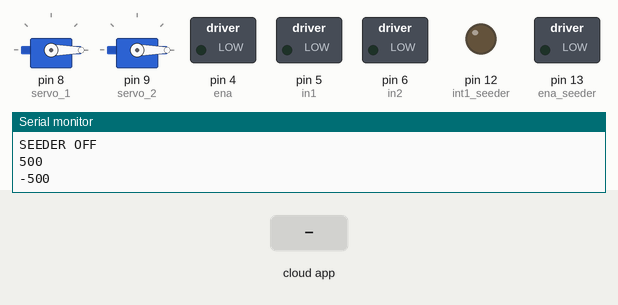
Bench run of a sketch on a simulated Arduino Uno, built with avr-gcc and run on an emulated ATmega328P. Parts: 2 × servo, switched loads named in the sketch (green lamp = pin HIGH), output pins drawn as LEDs (lit = HIGH), the last lines printed to the serial monitor. The test bench sets the inputs (shaded band). The RemoteXY app is connected.

Above: at 1.2 s.
1.3 s: the phone or cloud app sets joystick_1_y to -100
At 2.4 s:
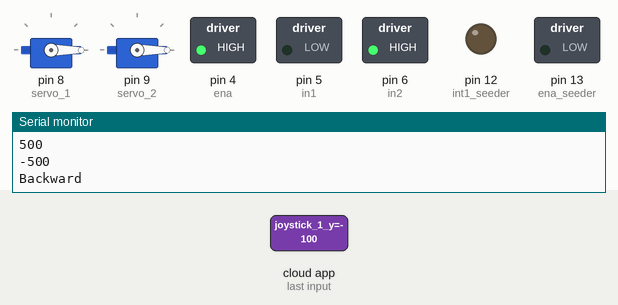
2.8 s: the phone or cloud app sets slider_1 to 25
At 3.9 s:
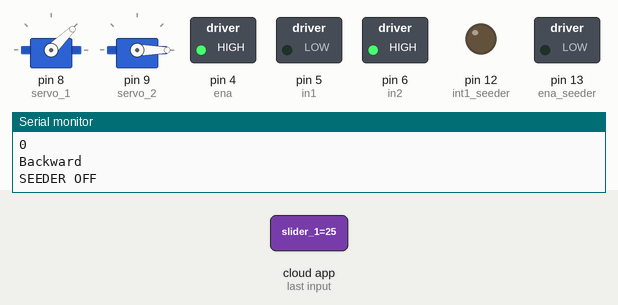
4.3 s: the phone or cloud app sets joystick_1_x to -100
At 5.2 s:
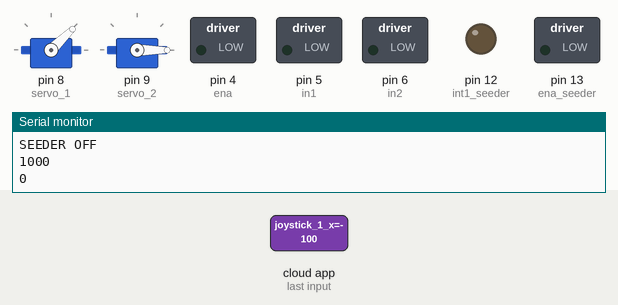
5.8 s: the phone or cloud app sets slider_1 to 50
At 7.0 s:
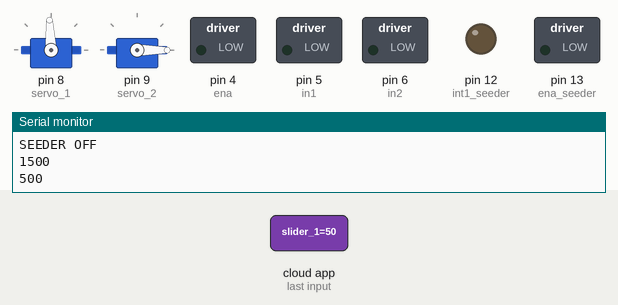
7.3 s: the phone or cloud app sets pushSwitch_1 to 1
At 8.0 s:
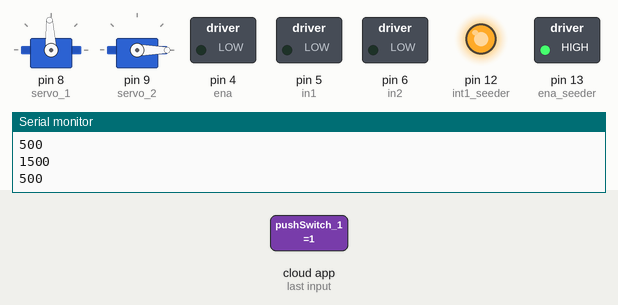
8.8 s: the phone or cloud app sets joystick_1_x to 0
At 10.2 s:
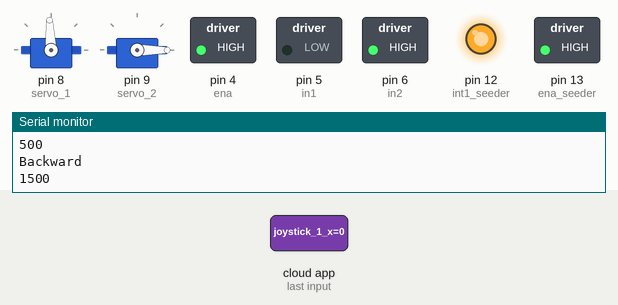
Timing chart, 0 to 11.3 s (numbered marks = the images above; inputs shaded):
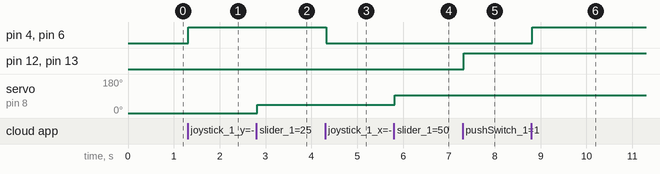

The sketch:

seed_bot_code.ino
```cpp
// (licence header left out)
//////////////////////////////////////////////
//        RemoteXY include library          //
//////////////////////////////////////////////

// you can enable debug logging to Serial at 115200
//#define REMOTEXY__DEBUGLOG

// RemoteXY select connection mode and include library
#define REMOTEXY_MODE__SOFTSERIAL
#include <SoftwareSerial.h>

#include <RemoteXY.h>

// RemoteXY connection settings
#define REMOTEXY_SERIAL_RX 2
#define REMOTEXY_SERIAL_TX 3
#define REMOTEXY_SERIAL_SPEED 9600


// RemoteXY configurate
#pragma pack(push, 1)
uint8_t RemoteXY_CONF[] =   // 62 bytes
  { 255,5,0,1,0,55,0,16,106,0,5,2,51,11,39,39,2,26,31,4,
  0,6,13,9,40,2,26,70,16,39,3,12,12,26,37,0,10,48,25,39,
  15,15,4,26,31,79,78,0,31,79,70,70,0,1,0,25,19,15,15,2,
  31,0};

// this structure defines all the variables and events of your control interface
struct {

    // input variables
  int8_t joystick_1_x; // from -100 to 100
  int8_t joystick_1_y; // from -100 to 100
  int8_t slider_1; // =0..100 slider position
  uint8_t pushSwitch_1; // =1 if state is ON, else =0
  uint8_t button_1; // =1 if button pressed, else =0

  // output variables
  uint8_t led_1; // led state 0 .. 1

    // other variable
  uint8_t connect_flag;  // =1 if wire connected, else =0

} RemoteXY;
#pragma pack(pop)

/////////////////////////////////////////////
//           END RemoteXY include          //
/////////////////////////////////////////////
int x;
int y;
// defines pins numbers
const int trigPin = 10; // dummy
const int echoPin = 11; // dummy
// defines variables
int ena = 4;
int in1 = 5;
int in2 = 6;
int int1_seeder = 12;
int ena_seeder = 13;
int button_click = 0;
#include <Servo.h>

Servo servo_1;
Servo servo_2;

void setup()
{
  pinMode(trigPin, OUTPUT); // Sets the trigPin as an Output
  pinMode(echoPin, INPUT); // Sets the echoPin as an Input
  pinMode(in1, OUTPUT);
  pinMode(in2, OUTPUT);
  pinMode(ena, OUTPUT);
  pinMode(int1_seeder, OUTPUT);
  pinMode(ena_seeder, OUTPUT);
  RemoteXY_Init ();

  Serial.begin(9600);
  servo_1.attach(8);
  servo_2.attach(9);
}

void loop()
{
    RemoteXY_Handler ();
    // motor driver function
    if (RemoteXY.joystick_1_x >= -70 and RemoteXY.joystick_1_x <= 70 and RemoteXY.joystick_1_y == 100){
    Serial.println("Forward");
    forward();
    }
  else if(RemoteXY.joystick_1_x >= -70 and RemoteXY.joystick_1_x <= 70 and RemoteXY.joystick_1_y == -100){
    Serial.println("Backward");
    backward();
    }
  else{
    neutral();
    }
  // Servo function
  int ms_servo1 = RemoteXY.slider_1*20+500;
  servo_1.writeMicroseconds(ms_servo1);
  int ms_servo2 = RemoteXY.slider_1*20-500;
  servo_2.writeMicroseconds(ms_servo2);
  if (RemoteXY.pushSwitch_1!=0){
    seeder_on();
  }
  else {Serial.println("SEEDER OFF");
  seeder_off();
  }
  if (RemoteXY.button_1!=0){
    button_click = 1;
  }
  else {button_click = 0;}
  if (button_click == 1){
    RemoteXY.led_1 = 1;
    }
  else{
    RemoteXY.led_1 = 0;
    }
  Serial.println(ms_servo1);
  Serial.println(ms_servo2);
}
void forward(){
  digitalWrite(in1,HIGH);
  digitalWrite(in2,LOW);
  analogWrite(ena, 200);
  }
void backward(){
  digitalWrite(in1,LOW);
  digitalWrite(in2,HIGH);
  analogWrite(ena, 200);
  }
void neutral(){
  digitalWrite(in1,LOW);
  digitalWrite(in2,LOW);
  analogWrite(ena, 0);
  }
void seeder_on(){
  digitalWrite(int1_seeder,HIGH);
  analogWrite(ena_seeder, 150);
  }
void seeder_off(){
  digitalWrite(int1_seeder,LOW);
  analogWrite(ena_seeder, 0);
  }
```

Measured:
- after the input at 1.3 s, pin 4 (ena), pin 6 (in2): LOW → HIGH at once
- after the input at 2.8 s, servo on pin 8 (servo_1): 0° → 44° at once
- after the input at 4.3 s, pin 4 (ena), pin 6 (in2): HIGH → LOW at once
- after the input at 5.8 s, servo on pin 8 (servo_1): 44° → 93° at once
- after the input at 7.3 s, pin 12 (int1_seeder), pin 13 (ena_seeder): LOW → HIGH at once
- after the input at 8.8 s, pin 4 (ena), pin 6 (in2): LOW → HIGH at once
